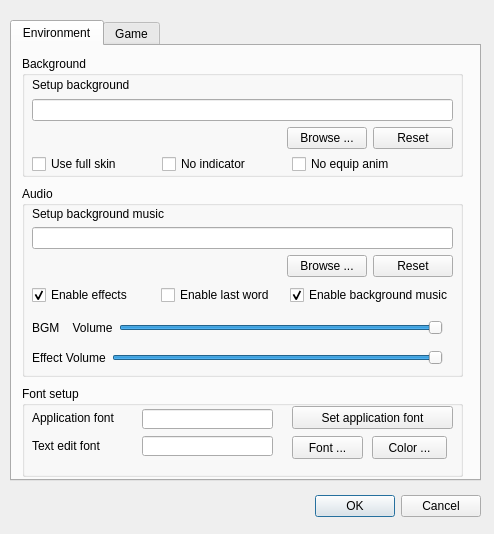
<?xml version="1.0" encoding="UTF-8"?>
<ui version="4.0">
 <class>ConfigDialog</class>
 <widget class="QDialog" name="ConfigDialog">
  <property name="windowModality">
   <enum>Qt::WindowModal</enum>
  </property>
  <property name="geometry">
   <rect>
    <x>0</x>
    <y>0</y>
    <width>494</width>
    <height>534</height>
   </rect>
  </property>
  <property name="sizePolicy">
   <sizepolicy hsizetype="Preferred" vsizetype="Preferred">
    <horstretch>0</horstretch>
    <verstretch>0</verstretch>
   </sizepolicy>
  </property>
  <property name="windowTitle">
   <string>Config dialog</string>
  </property>
  <widget class="QTabWidget" name="tabWidget">
   <property name="geometry">
    <rect>
     <x>10</x>
     <y>20</y>
     <width>471</width>
     <height>461</height>
    </rect>
   </property>
   <property name="currentIndex">
    <number>0</number>
   </property>
   <widget class="QWidget" name="envTab">
    <attribute name="title">
     <string>Environment</string>
    </attribute>
    <widget class="QGroupBox" name="audioGroupBox">
     <property name="geometry">
      <rect>
       <x>10</x>
       <y>140</y>
       <width>441</width>
       <height>191</height>
      </rect>
     </property>
     <property name="title">
      <string>Audio</string>
     </property>
     <widget class="QWidget" name="layoutWidget1">
      <property name="geometry">
       <rect>
        <x>10</x>
        <y>20</y>
        <width>421</width>
        <height>71</height>
       </rect>
      </property>
      <layout class="QVBoxLayout" name="verticalLayout_5">
       <item>
        <widget class="QLabel" name="setupBgMusicLabel">
         <property name="text">
          <string>Setup background music</string>
         </property>
         <property name="buddy">
          <cstring>bgMusicPathLineEdit</cstring>
         </property>
        </widget>
       </item>
       <item>
        <widget class="QLineEdit" name="bgMusicPathLineEdit">
         <property name="readOnly">
          <bool>true</bool>
         </property>
        </widget>
       </item>
       <item>
        <layout class="QHBoxLayout" name="horizontalLayout_2">
         <item>
          <spacer name="horizontalSpacer_2">
           <property name="orientation">
            <enum>Qt::Horizontal</enum>
           </property>
           <property name="sizeHint" stdset="0">
            <size>
             <width>40</width>
             <height>20</height>
            </size>
           </property>
          </spacer>
         </item>
         <item>
          <widget class="QPushButton" name="browseBgMusicButton">
           <property name="text">
            <string>Browse ...</string>
           </property>
          </widget>
         </item>
         <item>
          <widget class="QPushButton" name="resetBgMusicButton">
           <property name="text">
            <string>Reset</string>
           </property>
          </widget>
         </item>
        </layout>
       </item>
      </layout>
     </widget>
     <widget class="QWidget" name="layoutWidget2">
      <property name="geometry">
       <rect>
        <x>10</x>
        <y>100</y>
        <width>421</width>
        <height>18</height>
       </rect>
      </property>
      <layout class="QHBoxLayout" name="horizontalLayout_3">
       <item>
        <widget class="QCheckBox" name="enableEffectCheckBox">
         <property name="text">
          <string>Enable effects</string>
         </property>
         <property name="checked">
          <bool>true</bool>
         </property>
        </widget>
       </item>
       <item>
        <widget class="QCheckBox" name="enableLastWordCheckBox">
         <property name="text">
          <string>Enable last word</string>
         </property>
        </widget>
       </item>
       <item>
        <widget class="QCheckBox" name="enableBgMusicCheckBox">
         <property name="text">
          <string>Enable background music</string>
         </property>
         <property name="checked">
          <bool>true</bool>
         </property>
        </widget>
       </item>
      </layout>
     </widget>
     <widget class="QWidget" name="layoutWidget3">
      <property name="geometry">
       <rect>
        <x>10</x>
        <y>130</y>
        <width>411</width>
        <height>24</height>
       </rect>
      </property>
      <layout class="QHBoxLayout" name="horizontalLayout_5">
       <item>
        <widget class="QLabel" name="bgmVolumeLabel">
         <property name="text">
          <string>BGM    Volume</string>
         </property>
         <property name="buddy">
          <cstring>bgmVolumeSlider</cstring>
         </property>
        </widget>
       </item>
       <item>
        <widget class="QSlider" name="bgmVolumeSlider">
         <property name="maximum">
          <number>100</number>
         </property>
         <property name="value">
          <number>100</number>
         </property>
         <property name="orientation">
          <enum>Qt::Horizontal</enum>
         </property>
        </widget>
       </item>
      </layout>
     </widget>
     <widget class="QWidget" name="layoutWidget3_2">
      <property name="geometry">
       <rect>
        <x>10</x>
        <y>160</y>
        <width>411</width>
        <height>24</height>
       </rect>
      </property>
      <layout class="QHBoxLayout" name="horizontalLayout_6">
       <item>
        <widget class="QLabel" name="effectVolumeLabel">
         <property name="text">
          <string>Effect Volume</string>
         </property>
         <property name="buddy">
          <cstring>bgmVolumeSlider</cstring>
         </property>
        </widget>
       </item>
       <item>
        <widget class="QSlider" name="effectVolumeSlider">
         <property name="maximum">
          <number>100</number>
         </property>
         <property name="value">
          <number>100</number>
         </property>
         <property name="orientation">
          <enum>Qt::Horizontal</enum>
         </property>
        </widget>
       </item>
      </layout>
     </widget>
    </widget>
    <widget class="QGroupBox" name="bgGroupBox">
     <property name="geometry">
      <rect>
       <x>10</x>
       <y>10</y>
       <width>441</width>
       <height>121</height>
      </rect>
     </property>
     <property name="title">
      <string>Background</string>
     </property>
     <widget class="QWidget" name="layoutWidget4">
      <property name="geometry">
       <rect>
        <x>10</x>
        <y>20</y>
        <width>421</width>
        <height>73</height>
       </rect>
      </property>
      <layout class="QVBoxLayout" name="verticalLayout_2">
       <item>
        <layout class="QVBoxLayout" name="verticalLayout">
         <item>
          <widget class="QLabel" name="backgrounSetupLabel">
           <property name="text">
            <string>Setup background</string>
           </property>
           <property name="buddy">
            <cstring>bgPathLineEdit</cstring>
           </property>
          </widget>
         </item>
         <item>
          <widget class="QLineEdit" name="bgPathLineEdit">
           <property name="readOnly">
            <bool>true</bool>
           </property>
          </widget>
         </item>
        </layout>
       </item>
       <item>
        <layout class="QHBoxLayout" name="horizontalLayout">
         <item>
          <spacer name="horizontalSpacer">
           <property name="orientation">
            <enum>Qt::Horizontal</enum>
           </property>
           <property name="sizeHint" stdset="0">
            <size>
             <width>40</width>
             <height>20</height>
            </size>
           </property>
          </spacer>
         </item>
         <item>
          <widget class="QPushButton" name="browseBgButton">
           <property name="text">
            <string>Browse ...</string>
           </property>
          </widget>
         </item>
         <item>
          <widget class="QPushButton" name="resetBgButton">
           <property name="text">
            <string>Reset</string>
           </property>
          </widget>
         </item>
        </layout>
       </item>
      </layout>
     </widget>
     <widget class="QCheckBox" name="noIndicatorCheckBox">
      <property name="geometry">
       <rect>
        <x>140</x>
        <y>100</y>
        <width>95</width>
        <height>16</height>
       </rect>
      </property>
      <property name="text">
       <string>No indicator</string>
      </property>
     </widget>
     <widget class="QCheckBox" name="noEquipAnimCheckBox">
      <property name="geometry">
       <rect>
        <x>270</x>
        <y>100</y>
        <width>111</width>
        <height>16</height>
       </rect>
      </property>
      <property name="text">
       <string>No equip anim</string>
      </property>
     </widget>
     <widget class="QCheckBox" name="fullSkinCheckBox">
      <property name="geometry">
       <rect>
        <x>10</x>
        <y>100</y>
        <width>111</width>
        <height>16</height>
       </rect>
      </property>
      <property name="text">
       <string>Use full skin</string>
      </property>
     </widget>
    </widget>
    <widget class="QGroupBox" name="fontSetupGroupBox">
     <property name="geometry">
      <rect>
       <x>10</x>
       <y>340</y>
       <width>441</width>
       <height>91</height>
      </rect>
     </property>
     <property name="title">
      <string>Font setup</string>
     </property>
     <widget class="QPushButton" name="changeAppFontButton">
      <property name="geometry">
       <rect>
        <x>270</x>
        <y>20</y>
        <width>161</width>
        <height>23</height>
       </rect>
      </property>
      <property name="text">
       <string>Set application font</string>
      </property>
     </widget>
     <widget class="QLabel" name="appFontLabel">
      <property name="geometry">
       <rect>
        <x>10</x>
        <y>24</y>
        <width>96</width>
        <height>16</height>
       </rect>
      </property>
      <property name="text">
       <string>Application font</string>
      </property>
      <property name="buddy">
       <cstring>appFontLineEdit</cstring>
      </property>
     </widget>
     <widget class="QLineEdit" name="appFontLineEdit">
      <property name="enabled">
       <bool>true</bool>
      </property>
      <property name="geometry">
       <rect>
        <x>120</x>
        <y>23</y>
        <width>131</width>
        <height>20</height>
       </rect>
      </property>
      <property name="readOnly">
       <bool>true</bool>
      </property>
     </widget>
     <widget class="QLineEdit" name="textEditFontLineEdit">
      <property name="enabled">
       <bool>true</bool>
      </property>
      <property name="geometry">
       <rect>
        <x>120</x>
        <y>50</y>
        <width>131</width>
        <height>20</height>
       </rect>
      </property>
      <property name="readOnly">
       <bool>true</bool>
      </property>
     </widget>
     <widget class="QPushButton" name="setTextEditFontButton">
      <property name="geometry">
       <rect>
        <x>270</x>
        <y>50</y>
        <width>71</width>
        <height>23</height>
       </rect>
      </property>
      <property name="text">
       <string>Font ...</string>
      </property>
     </widget>
     <widget class="QLabel" name="textEditFontLabel">
      <property name="geometry">
       <rect>
        <x>10</x>
        <y>52</y>
        <width>91</width>
        <height>16</height>
       </rect>
      </property>
      <property name="text">
       <string>Text edit font</string>
      </property>
      <property name="buddy">
       <cstring>textEditFontLineEdit</cstring>
      </property>
     </widget>
     <widget class="QPushButton" name="setTextEditColorButton">
      <property name="geometry">
       <rect>
        <x>350</x>
        <y>50</y>
        <width>75</width>
        <height>23</height>
       </rect>
      </property>
      <property name="text">
       <string>Color ...</string>
      </property>
     </widget>
    </widget>
   </widget>
   <widget class="QWidget" name="gameTab">
    <attribute name="title">
     <string>Game</string>
    </attribute>
    <widget class="QCheckBox" name="neverNullifyMyTrickCheckBox">
     <property name="geometry">
      <rect>
       <x>10</x>
       <y>10</y>
       <width>331</width>
       <height>16</height>
      </rect>
     </property>
     <property name="text">
      <string>Never nullify my single target trick</string>
     </property>
     <property name="checked">
      <bool>false</bool>
     </property>
    </widget>
    <widget class="QCheckBox" name="autoTargetCheckBox">
     <property name="enabled">
      <bool>true</bool>
     </property>
     <property name="geometry">
      <rect>
       <x>10</x>
       <y>30</y>
       <width>241</width>
       <height>16</height>
      </rect>
     </property>
     <property name="text">
      <string>Enable auto target</string>
     </property>
     <property name="checked">
      <bool>false</bool>
     </property>
    </widget>
    <widget class="QCheckBox" name="intellectualSelectionCheckBox">
     <property name="enabled">
      <bool>true</bool>
     </property>
     <property name="geometry">
      <rect>
       <x>10</x>
       <y>50</y>
       <width>241</width>
       <height>16</height>
      </rect>
     </property>
     <property name="text">
      <string>Enable intellectual selection</string>
     </property>
     <property name="checked">
      <bool>false</bool>
     </property>
    </widget>
    <widget class="QCheckBox" name="doubleClickCheckBox">
     <property name="enabled">
      <bool>true</bool>
     </property>
     <property name="geometry">
      <rect>
       <x>10</x>
       <y>70</y>
       <width>241</width>
       <height>16</height>
      </rect>
     </property>
     <property name="text">
      <string>Enable double-click</string>
     </property>
     <property name="checked">
      <bool>false</bool>
     </property>
    </widget>
    <widget class="QWidget" name="horizontalLayoutWidget">
     <property name="geometry">
      <rect>
       <x>10</x>
       <y>87</y>
       <width>441</width>
       <height>22</height>
      </rect>
     </property>
     <layout class="QHBoxLayout" name="horizontalLayout_4">
      <item>
       <widget class="QLabel" name="bubbleChatBoxKeepLabel">
        <property name="text">
         <string>Bubble Chat Box Keep Time</string>
        </property>
       </widget>
      </item>
      <item>
       <widget class="QSpinBox" name="bubbleChatBoxKeepSpinBox">
        <property name="maximum">
         <number>5000</number>
        </property>
        <property name="value">
         <number>2000</number>
        </property>
       </widget>
      </item>
     </layout>
    </widget>
   </widget>
  </widget>
  <widget class="QDialogButtonBox" name="buttonBox">
   <property name="geometry">
    <rect>
     <x>140</x>
     <y>490</y>
     <width>341</width>
     <height>32</height>
    </rect>
   </property>
   <property name="orientation">
    <enum>Qt::Horizontal</enum>
   </property>
   <property name="standardButtons">
    <set>QDialogButtonBox::Cancel|QDialogButtonBox::Ok</set>
   </property>
  </widget>
 </widget>
 <resources/>
 <connections>
  <connection>
   <sender>buttonBox</sender>
   <signal>accepted()</signal>
   <receiver>ConfigDialog</receiver>
   <slot>accept()</slot>
   <hints>
    <hint type="sourcelabel">
     <x>248</x>
     <y>254</y>
    </hint>
    <hint type="destinationlabel">
     <x>157</x>
     <y>274</y>
    </hint>
   </hints>
  </connection>
  <connection>
   <sender>buttonBox</sender>
   <signal>rejected()</signal>
   <receiver>ConfigDialog</receiver>
   <slot>reject()</slot>
   <hints>
    <hint type="sourcelabel">
     <x>316</x>
     <y>260</y>
    </hint>
    <hint type="destinationlabel">
     <x>286</x>
     <y>274</y>
    </hint>
   </hints>
  </connection>
 </connections>
</ui>
